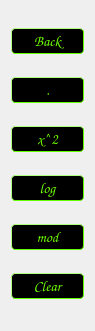
    <widget class="QWidget" name="verticalLayoutWidget">
     <property name="geometry">
      <rect>
       <x>20</x>
       <y>240</y>
       <width>95</width>
       <height>331</height>
      </rect>
     </property>
     <layout class="QVBoxLayout" name="verticalLayout">
      <property name="sizeConstraint">
       <enum>QLayout::SetMinimumSize</enum>
      </property>
      <item>
       <widget class="QPushButton" name="btn_back">
        <property name="font">
         <font>
          <family>Comic Sans MS</family>
          <pointsize>11</pointsize>
          <weight>50</weight>
          <italic>false</italic>
          <bold>false</bold>
         </font>
        </property>
        <property name="styleSheet">
         <string notr="true">QPushButton{
    background-color: black;
	color: rgb(110, 255, 0);
    border-style: outset;
    border-width: 1px;
    border-radius: 4px;
    border-color: rgb(98, 255, 0);
    font: 11pt Comic Sans MS, bold 14px;
    min-width: 3em;
    max-width: 3em;
    padding: 2px;
}

QPushButton:pressed{
   background-color : green;
}
</string>
        </property>
        <property name="text">
         <string>Back</string>
        </property>
       </widget>
      </item>
      <item>
       <widget class="QPushButton" name="btn_period">
        <property name="font">
         <font>
          <family>Comic Sans MS</family>
          <pointsize>11</pointsize>
          <weight>50</weight>
          <italic>false</italic>
          <bold>false</bold>
         </font>
        </property>
        <property name="styleSheet">
         <string notr="true">QPushButton{
    background-color: black;
	color: rgb(110, 255, 0);
    border-style: outset;
    border-width: 1px;
    border-radius: 4px;
    border-color: rgb(98, 255, 0);
    font: 11pt Comic Sans MS, bold 14px;
    min-width: 3em;
    max-width: 3em;
    padding: 2px;
}

QPushButton:pressed{
   background-color : green;
}
</string>
        </property>
        <property name="text">
         <string>.</string>
        </property>
       </widget>
      </item>
      <item>
       <widget class="QPushButton" name="btn_xpower">
        <property name="font">
         <font>
          <family>Comic Sans MS</family>
          <pointsize>11</pointsize>
          <weight>50</weight>
          <italic>false</italic>
          <bold>false</bold>
         </font>
        </property>
        <property name="styleSheet">
         <string notr="true">QPushButton{
    background-color: black;
	color: rgb(110, 255, 0);
    border-style: outset;
    border-width: 1px;
    border-radius: 4px;
    border-color: rgb(98, 255, 0);
    font: 11pt Comic Sans MS, bold 14px;
    min-width: 3em;
    max-width: 3em;
    padding: 2px;
}

QPushButton:pressed{
   background-color : green;
}
</string>
        </property>
        <property name="text">
         <string>x^2</string>
        </property>
       </widget>
      </item>
      <item>
       <widget class="QPushButton" name="btn_log">
        <property name="font">
         <font>
          <family>Comic Sans MS</family>
          <pointsize>11</pointsize>
          <weight>50</weight>
          <italic>false</italic>
          <bold>false</bold>
         </font>
        </property>
        <property name="styleSheet">
         <string notr="true">QPushButton{
    background-color: black;
	color: rgb(110, 255, 0);
    border-style: outset;
    border-width: 1px;
    border-radius: 4px;
    border-color: rgb(98, 255, 0);
    font: 11pt Comic Sans MS, bold 14px;
    min-width: 3em;
    max-width: 3em;
    padding: 2px;
}

QPushButton:pressed{
   background-color : green;
}
</string>
        </property>
        <property name="text">
         <string>log</string>
        </property>
       </widget>
      </item>
      <item>
       <widget class="QPushButton" name="btn_mod">
        <property name="font">
         <font>
          <family>Comic Sans MS</family>
          <pointsize>11</pointsize>
          <weight>50</weight>
          <italic>false</italic>
          <bold>false</bold>
         </font>
        </property>
        <property name="styleSheet">
         <string notr="true">QPushButton{
    background-color: black;
	color: rgb(110, 255, 0);
    border-style: outset;
    border-width: 1px;
    border-radius: 4px;
    border-color: rgb(98, 255, 0);
    font: 11pt Comic Sans MS, bold 14px;
    min-width: 3em;
    max-width: 3em;
    padding: 2px;
}

QPushButton:pressed{
   background-color : green;
}
</string>
        </property>
        <property name="text">
         <string>mod</string>
        </property>
       </widget>
      </item>
      <item>
       <widget class="QPushButton" name="btn_clear">
        <property name="font">
         <font>
          <family>Comic Sans MS</family>
          <pointsize>11</pointsize>
          <weight>50</weight>
          <italic>false</italic>
          <bold>false</bold>
         </font>
        </property>
        <property name="styleSheet">
         <string notr="true">QPushButton{
    background-color: black;
	color: rgb(110, 255, 0);
    border-style: outset;
    border-width: 1px;
    border-radius: 4px;
    border-color: rgb(98, 255, 0);
    font: 11pt Comic Sans MS, bold 14px;
    min-width: 3em;
    max-width: 3em;
    padding: 2px;
}

QPushButton:pressed{
   background-color : green;
}
</string>
        </property>
        <property name="text">
         <string>Clear</string>
        </property>
       </widget>
      </item>
     </layout>
    </widget>
